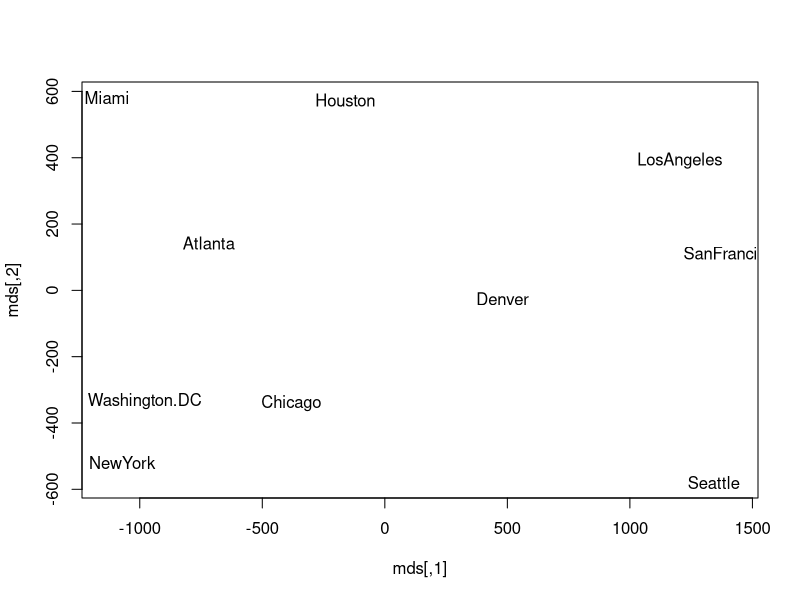

The R script that drew this image:
# mds_demo.R

rm( list=ls() )

# to illustrate multidimensional scaling we'll use the R function cmdscale(),
# whose name is a contraction of "classical multidimensional scaling"
?cmdscale

# we'll also use the built-in variables UScitiesD and eurodist, which report
# the distances between pairs of cities
dist <- UScitiesD   # straight-line distances
# dist <- eurodist    # road distances

# apply classical MDS to the distance dataset
mds <- cmdscale( dist )

# make a plot with no points ('n'), then label the ticks with city names
plot( mds, type='n' )
text( mds[, 1], mds[, 2], labels(dist) )

# the result is a map of where the distances between cities are correct,
# but the map may be rotated and/or mirrored, since there is no information in the
# distance dataset that conveys, for example, which city is to the north of other
# cities.  in the map of US cities, the map is flipped left-to-right and also
# top-to-bottom.  our goal, though, was to find a representation that encodes
# the distances between cities, and cmdscale() has accomplished that with a 2D map.
# some datasets would only need a 1D map, and others would require a 3D or n-D map.
